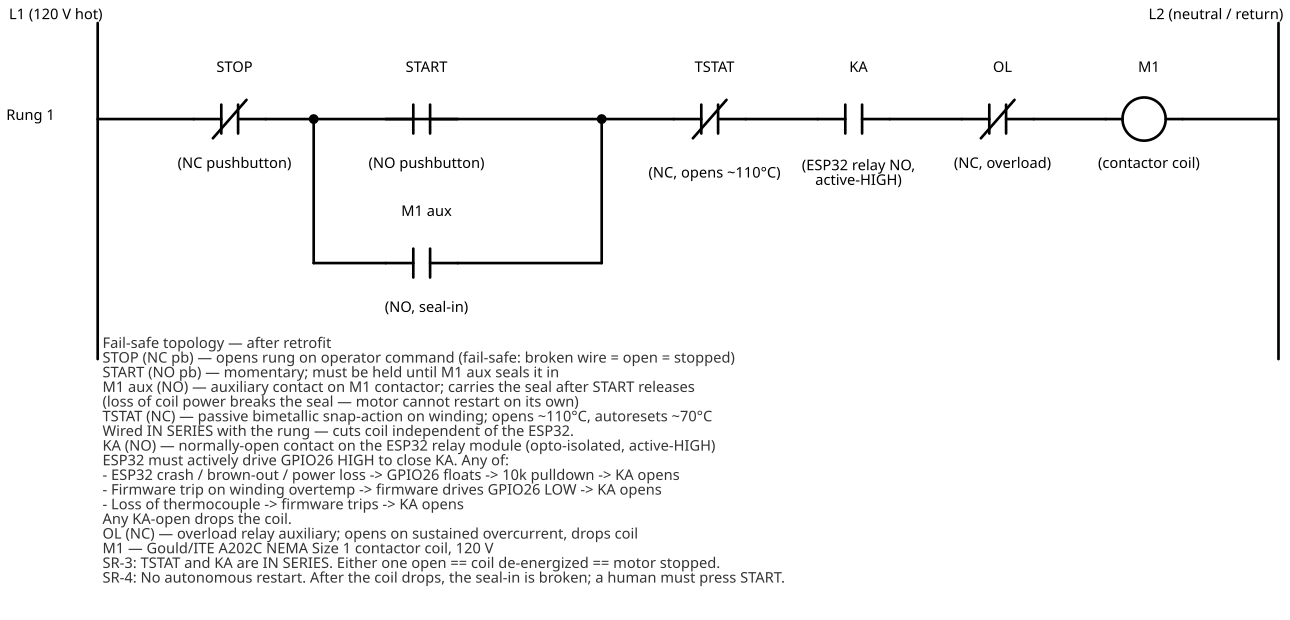

Write the Python code that produced this figure.
#!/usr/bin/env -S uv run --script
# /// script
# requires-python = ">=3.10"
# dependencies = ["schemdraw>=0.19"]
# ///
"""
Ladder logic — coil circuit after retrofit.

3-wire seal-in with the retrofit interposed between the seal-in
network and the overload / coil. Reading left-to-right on the rung:

    L1 rail
      -> STOP  (NC pushbutton)
      -> START (NO pushbutton) || M1 aux (NO)     <-- seal-in parallel
      -> TSTAT (NC thermostat — passive layer)
      -> KA    (NO contact from ESP32 relay module — supervisor layer)
      -> OL    (NC contact from overload relay)
      -> M1    (contactor coil)
    L2 rail

Fail-safe topology: every element between the rails is either
NC-that-opens-on-fault (STOP, TSTAT, OL) or NO-that-must-be-actively-
held-closed (START/seal, KA). Any wire break, sensor failure, or loss
of ESP32 supply drops the coil.

Regenerate with:  uv run hardware/schematic/ladder_coil_circuit.py
"""

from pathlib import Path
import schemdraw
import schemdraw.elements as e
from schemdraw.segments import Segment, SegmentCircle

HERE = Path(__file__).parent


# ---------------------------------------------------------------
# Ladder-logic symbol primitives.
# SchemDraw ships general-purpose electrical symbols (Switch, Fuse,
# etc.) but not the IEC/NEMA ladder shapes. Build them from Segments.
# All shapes are horizontal (start=(0,0), end=(W,0)) and get placed
# with an explicit .right() so SchemDraw's current-direction state
# never rotates them.
# ---------------------------------------------------------------

CONTACT_W = 1.5   # element length in schemdraw units
CONTACT_GAP = 0.35
BAR_H = 0.6


class NOContact(e.Element):
    """Ladder NO contact:  ─| |─  (two short vertical bars, gap between)."""
    def __init__(self, *args, **kwargs):
        super().__init__(*args, **kwargs)
        mid = CONTACT_W / 2
        self.segments.append(Segment([(0, 0), (mid - CONTACT_GAP / 2, 0)]))
        self.segments.append(Segment([(mid + CONTACT_GAP / 2, 0), (CONTACT_W, 0)]))
        self.segments.append(Segment([(mid - CONTACT_GAP / 2, -BAR_H / 2),
                                      (mid - CONTACT_GAP / 2, BAR_H / 2)]))
        self.segments.append(Segment([(mid + CONTACT_GAP / 2, -BAR_H / 2),
                                      (mid + CONTACT_GAP / 2, BAR_H / 2)]))
        self.params['drop'] = (CONTACT_W, 0)
        self.anchors['start'] = (0, 0)
        self.anchors['end'] = (CONTACT_W, 0)
        self.anchors['center'] = (mid, 0)


class NCContact(e.Element):
    """Ladder NC contact:  ─|/|─  (NO contact with diagonal slash)."""
    def __init__(self, *args, **kwargs):
        super().__init__(*args, **kwargs)
        mid = CONTACT_W / 2
        self.segments.append(Segment([(0, 0), (mid - CONTACT_GAP / 2, 0)]))
        self.segments.append(Segment([(mid + CONTACT_GAP / 2, 0), (CONTACT_W, 0)]))
        self.segments.append(Segment([(mid - CONTACT_GAP / 2, -BAR_H / 2),
                                      (mid - CONTACT_GAP / 2, BAR_H / 2)]))
        self.segments.append(Segment([(mid + CONTACT_GAP / 2, -BAR_H / 2),
                                      (mid + CONTACT_GAP / 2, BAR_H / 2)]))
        # diagonal slash across the contact
        self.segments.append(Segment([(mid - CONTACT_GAP, -BAR_H / 2 - 0.1),
                                      (mid + CONTACT_GAP, BAR_H / 2 + 0.1)]))
        self.params['drop'] = (CONTACT_W, 0)
        self.anchors['start'] = (0, 0)
        self.anchors['end'] = (CONTACT_W, 0)
        self.anchors['center'] = (mid, 0)


COIL_W = 1.6
COIL_R = 0.45


class Coil(e.Element):
    """Ladder coil:  ─O─  (circle in the middle of the wire)."""
    def __init__(self, *args, **kwargs):
        super().__init__(*args, **kwargs)
        mid = COIL_W / 2
        self.segments.append(Segment([(0, 0), (mid - COIL_R, 0)]))
        self.segments.append(Segment([(mid + COIL_R, 0), (COIL_W, 0)]))
        self.segments.append(SegmentCircle((mid, 0), COIL_R))
        self.params['drop'] = (COIL_W, 0)
        self.anchors['start'] = (0, 0)
        self.anchors['end'] = (COIL_W, 0)
        self.anchors['center'] = (mid, 0)


# ---------------------------------------------------------------
# Drawing — everything at absolute coordinates so element order
# does not affect layout.
# ---------------------------------------------------------------

with schemdraw.Drawing(show=False) as d:
    d.config(fontsize=11, unit=1.0)

    # -------- Layout constants
    RUNG_Y = 0.0
    RAIL_TOP_Y = 2.0
    BRANCH_Y = -3.0                # seal-in loop below the main rung
    RAIL_BOT_Y = -5.0

    LEFT_RAIL_X = 0.0
    STOP_X = 2.0                    # start x of STOP
    SEAL_LEFT_X = STOP_X + CONTACT_W + 1.0    # 4.5 — start of the seal-in parallel network
    START_X = SEAL_LEFT_X + 1.5    # 6.0 — start x of START (centered in seal region)
    SEAL_RIGHT_X = SEAL_LEFT_X + 6.0           # 10.5 — right side of seal-in network
    TSTAT_X = SEAL_RIGHT_X + 1.5   # 12.0
    KA_X = TSTAT_X + CONTACT_W + 1.5           # 15.0
    OL_X = KA_X + CONTACT_W + 1.5              # 18.0
    M1_X = OL_X + CONTACT_W + 1.5              # 21.0
    RIGHT_RAIL_X = M1_X + COIL_W + 2.0         # 24.6

    def horiz_wire(x1, x2, y):
        d.add(e.Line().at((x1, y)).to((x2, y)))

    def vert_wire(x, y1, y2):
        d.add(e.Line().at((x, y1)).to((x, y2)))

    def contact_label(x, y_offset_top, y_offset_bot, top_text, bot_text):
        """Center a two-line label above and below a contact/coil."""
        d.add(e.Label().at((x, RUNG_Y + y_offset_top)).label(top_text, loc='center'))
        d.add(e.Label().at((x, RUNG_Y + y_offset_bot)).label(bot_text, loc='center'))

    # -------- Rails
    d.add(e.Line().at((LEFT_RAIL_X, RAIL_TOP_Y)).to((LEFT_RAIL_X, RAIL_BOT_Y)).linewidth(2))
    d.add(e.Label().at((LEFT_RAIL_X, RAIL_TOP_Y + 0.3)).label('L1  (120 V hot)', loc='top'))

    d.add(e.Line().at((RIGHT_RAIL_X, RAIL_TOP_Y)).to((RIGHT_RAIL_X, RAIL_BOT_Y)).linewidth(2))
    d.add(e.Label().at((RIGHT_RAIL_X, RAIL_TOP_Y + 0.3)).label(
        'L2  (neutral / return)', loc='top'))

    # -------- Rung wires (fill in the horizontal segments between elements)
    horiz_wire(LEFT_RAIL_X, STOP_X, RUNG_Y)
    horiz_wire(STOP_X + CONTACT_W, SEAL_LEFT_X, RUNG_Y)
    horiz_wire(SEAL_LEFT_X, SEAL_RIGHT_X, RUNG_Y)   # top of seal-in parallel = also main rung passes through START
    horiz_wire(SEAL_RIGHT_X, TSTAT_X, RUNG_Y)
    horiz_wire(TSTAT_X + CONTACT_W, KA_X, RUNG_Y)
    horiz_wire(KA_X + CONTACT_W, OL_X, RUNG_Y)
    horiz_wire(OL_X + CONTACT_W, M1_X, RUNG_Y)
    horiz_wire(M1_X + COIL_W, RIGHT_RAIL_X, RUNG_Y)

    # -------- STOP (NC)
    d.add(NCContact().at((STOP_X, RUNG_Y)).right())
    contact_label(STOP_X + CONTACT_W / 2, 1.0, -1.0, 'STOP', '(NC pushbutton)')

    # -------- START (NO) on the main rung, inside the seal-in span
    d.add(NOContact().at((START_X, RUNG_Y)).right())
    contact_label(START_X + CONTACT_W / 2, 1.0, -1.0, 'START', '(NO pushbutton)')

    # -------- M1 aux (NO) in parallel with START — branch below
    aux_x = START_X   # align with START
    vert_wire(SEAL_LEFT_X, RUNG_Y, BRANCH_Y)
    vert_wire(SEAL_RIGHT_X, RUNG_Y, BRANCH_Y)
    horiz_wire(SEAL_LEFT_X, aux_x, BRANCH_Y)
    horiz_wire(aux_x + CONTACT_W, SEAL_RIGHT_X, BRANCH_Y)
    d.add(NOContact().at((aux_x, BRANCH_Y)).right())
    d.add(e.Label().at((aux_x + CONTACT_W / 2, BRANCH_Y + 1.0)).label('M1 aux', loc='center'))
    d.add(e.Label().at((aux_x + CONTACT_W / 2, BRANCH_Y - 1.0)).label(
        '(NO, seal-in)', loc='center'))
    d.add(e.Dot().at((SEAL_LEFT_X, RUNG_Y)))
    d.add(e.Dot().at((SEAL_RIGHT_X, RUNG_Y)))

    # -------- TSTAT (NC, passive thermostat — the retrofit)
    d.add(NCContact().at((TSTAT_X, RUNG_Y)).right())
    contact_label(TSTAT_X + CONTACT_W / 2, 1.0, -1.2, 'TSTAT',
                  '(NC, opens ~110°C)')

    # -------- KA (NO, ESP32 relay contact — the supervisor)
    d.add(NOContact().at((KA_X, RUNG_Y)).right())
    contact_label(KA_X + CONTACT_W / 2, 1.0, -1.2, 'KA',
                  '(ESP32 relay NO,\nactive-HIGH)')

    # -------- OL (NC, overload)
    d.add(NCContact().at((OL_X, RUNG_Y)).right())
    contact_label(OL_X + CONTACT_W / 2, 1.0, -1.0, 'OL', '(NC, overload)')

    # -------- M1 coil
    d.add(Coil().at((M1_X, RUNG_Y)).right())
    contact_label(M1_X + COIL_W / 2, 1.0, -1.0, 'M1', '(contactor coil)')

    # -------- Rung label on the left margin
    d.add(e.Label().at((LEFT_RAIL_X - 1.5, RUNG_Y)).label('Rung 1', loc='center'))

    # -------- Legend / notes below the ladder
    note_y = RAIL_BOT_Y - 2.5
    d.add(e.Label().at((LEFT_RAIL_X, note_y)).label(
        'Fail-safe topology — after retrofit\n\n'
        '  STOP (NC pb)  — opens rung on operator command  '
        '(fail-safe: broken wire = open = stopped)\n'
        '  START (NO pb) — momentary; must be held until M1 aux seals it in\n'
        '  M1 aux (NO)   — auxiliary contact on M1 contactor; carries the seal after START releases\n'
        '                  (loss of coil power breaks the seal — motor cannot restart on its own)\n'
        '  TSTAT (NC)    — passive bimetallic snap-action on winding; opens ~110°C, autoresets ~70°C\n'
        '                  Wired IN SERIES with the rung — cuts coil independent of the ESP32.\n'
        '  KA (NO)       — normally-open contact on the ESP32 relay module (opto-isolated, active-HIGH)\n'
        '                  ESP32 must actively drive GPIO26 HIGH to close KA. Any of:\n'
        '                    - ESP32 crash / brown-out / power loss  -> GPIO26 floats -> 10k pulldown -> KA opens\n'
        '                    - Firmware trip on winding overtemp     -> firmware drives GPIO26 LOW  -> KA opens\n'
        '                    - Loss of thermocouple                  -> firmware trips              -> KA opens\n'
        '                  Any KA-open drops the coil.\n'
        '  OL (NC)       — overload relay auxiliary; opens on sustained overcurrent, drops coil\n'
        '  M1            — Gould/ITE A202C NEMA Size 1 contactor coil, 120 V\n\n'
        'SR-3: TSTAT and KA are IN SERIES. Either one open == coil de-energized == motor stopped.\n'
        'SR-4: No autonomous restart. After the coil drops, the seal-in is broken; a human must press START.',
        loc='right', halign='left', color='#333',
    ))

    out_svg = HERE / 'ladder_coil_circuit.svg'
    d.save(str(out_svg))
    print(f'wrote {out_svg}')
